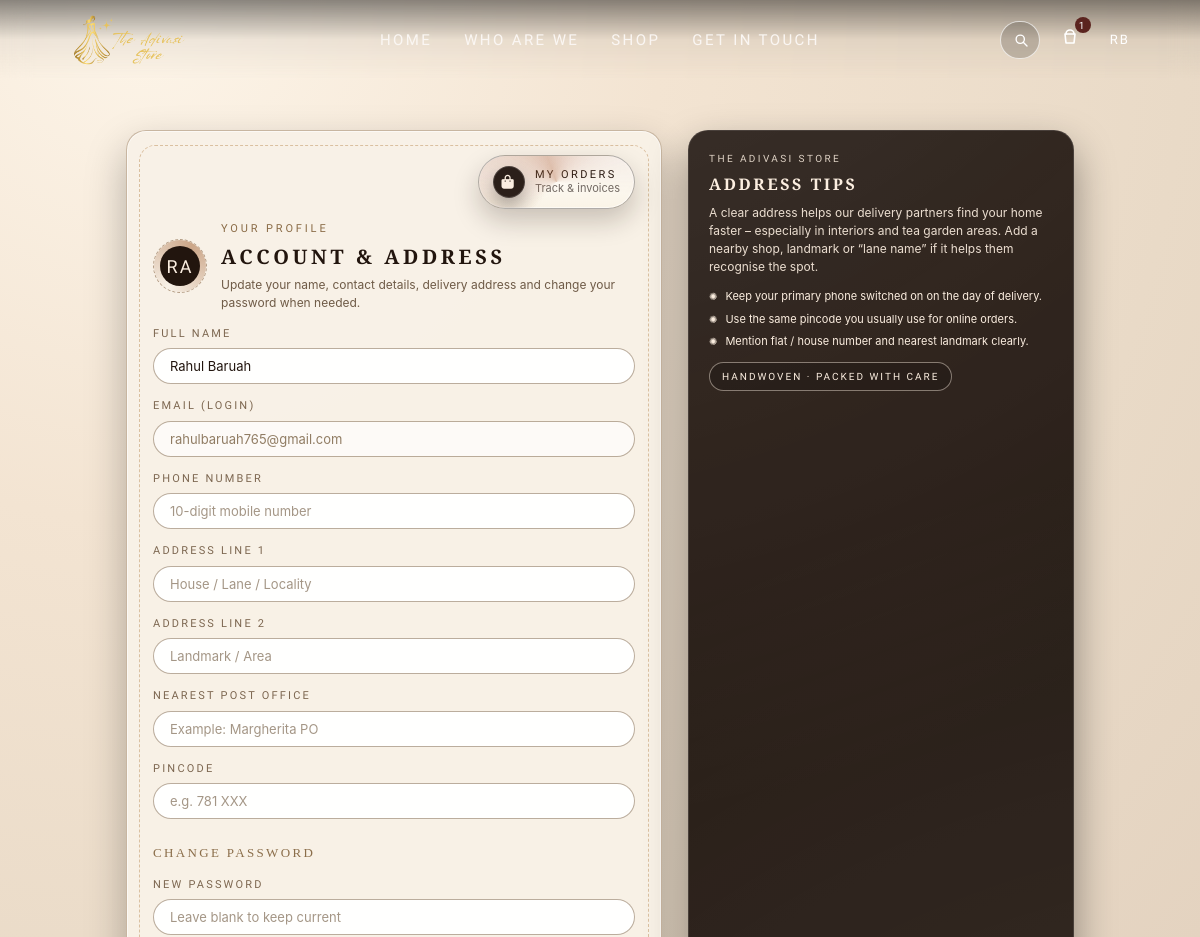
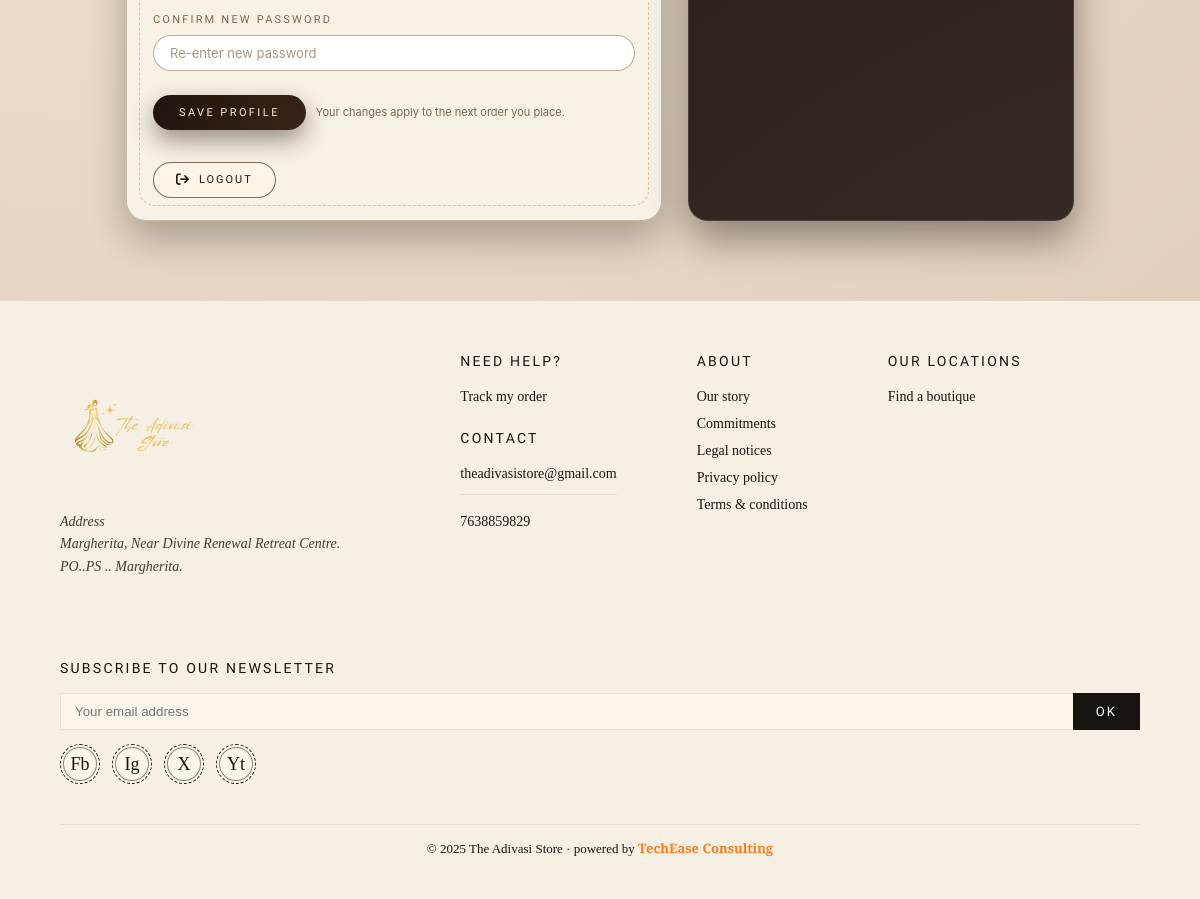
The page /profile (signed in) on the database its author committed (2 pictures, top to bottom).
### app.py (models this page shows, shortened)
class User(UserMixin, db.Model):
    id = db.Column(db.Integer, primary_key=True)
    email = db.Column(db.String(150), unique=True, nullable=False)
    name = db.Column(db.String(150))
    password_hash = db.Column(db.String(255), nullable=False)
    is_admin = db.Column(db.Boolean, default=False)
    phone = db.Column(db.String(30))
    nearest_post_office = db.Column(db.String(150))
    pincode = db.Column(db.String(20))
    address_line1 = db.Column(db.String(255))
    address_line2 = db.Column(db.String(255))
    created_at = db.Column(db.DateTime, default=datetime.utcnow)
    @property
    def initials(self):
        if self.name:
            parts = self.name.strip().split()
            if len(parts) == 1:
                return parts[0][:2].upper()
            return (parts[0][0] + parts[-1][0]).upper()
        return (self.email[:2] if self.email else "GU").upper()

### app.py (the view, shortened to what this page needs)
@app.route("/profile", methods=["GET", "POST"])
@login_required
def profile():
    if current_user.is_admin:
        return redirect(url_for("admin_profile"))
    return render_template("profile.html")

### app.py (called while the page is built)
@login_manager.user_loader
def load_user(user_id):
    return User.query.get(int(user_id))

@app.context_processor
def inject_cart_info():
    cart_count = 0
    if current_user.is_authenticated and not getattr(current_user, "is_admin", False):
        cart_count = (
            db.session.query(db.func.coalesce(db.func.sum(CartItem.quantity), 0))
            .filter_by(user_id=current_user.id)
            .scalar()
            or 0
        )
    cart_just_added = session.pop("cart_just_added", False)
    return dict(
        cart_count=int(cart_count),
        cart_just_added=bool(cart_just_added),
    )

### templates/profile.html (shortened to what this page needs)
{% extends "base.html" %}
{% block content %}
<main>
  <section class="section profile-page">
    <div class="profile-shell">
      <div class="profile-card">
        <div class="profile-top-actions">
          <a href="{{ url_for('my_orders') }}" class="profile-orders-btn" aria-label="My Orders">
            <span class="profile-orders-ico" aria-hidden="true">
              <i class="fa-solid fa-bag-shopping"></i>
            </span>
            <span class="profile-orders-pill">
              <span class="t1">My Orders</span>
              <span class="t2">Track & invoices</span>
            </span>
          </a>
        </div>
        <div class="profile-header">
          <div class="profile-avatar-ring">
            <div class="profile-avatar-initials">
              {{ (current_user.name or current_user.email or 'A')[:2].upper() }}
            </div>
          </div>
          <div class="profile-header-text">
            <div class="profile-kicker">Your Profile</div>
            <h1 class="profile-title">Account & Address</h1>
            <p class="profile-sub">
              Update your name, contact details, delivery address and change your password when needed.
            </p>
          </div>
        </div>
        <form method="POST" class="profile-form">
          <div class="profile-group">
            <label class="profile-label" for="name">Full name</label>
            <div class="profile-input-wrap">
              <input
                id="name"
                type="text"
                name="name"
                class="profile-input"
                placeholder="Your full name"
                value="{{ current_user.name or '' }}"
                required
              >
            </div>
          </div>
          <div class="profile-group">
            <label class="profile-label" for="email">Email (login)</label>
            <div class="profile-input-wrap">
              <input
                id="email"
                type="email"
                class="profile-input"
                value="{{ current_user.email }}"
                disabled
              >
            </div>
          </div>
          <div class="profile-group">
            <label class="profile-label" for="phone">Phone number</label>
            <div class="profile-input-wrap">
              <input
                id="phone"
                type="text"
                name="phone"
                class="profile-input"
                placeholder="10-digit mobile number"
                value="{{ current_user.phone or '' }}"
              >
            </div>
          </div>
          <div class="profile-group">
            <label class="profile-label" for="address_line1">Address line 1</label>
            <div class="profile-input-wrap">
              <input
                id="address_line1"
                type="text"
                name="address_line1"
                class="profile-input"
                placeholder="House / Lane / Locality"
                value="{{ current_user.address_line1 or '' }}"
              >
            </div>
          </div>
          <div class="profile-group">
            <label class="profile-label" for="address_line2">Address line 2</label>
            <div class="profile-input-wrap">
              <input
                id="address_line2"
                type="text"
                name="address_line2"
                class="profile-input"
                placeholder="Landmark / Area"
                value="{{ current_user.address_line2 or '' }}"
              >
            </div>
          </div>
          <div class="profile-group">
            <label class="profile-label" for="nearest_post_office">Nearest Post Office</label>
            <div class="profile-input-wrap">
              <input
                id="nearest_post_office"
                type="text"
                name="nearest_post_office"
                class="profile-input"
                placeholder="Example: Margherita PO"
                value="{{ current_user.nearest_post_office or '' }}"
              >
            </div>
          </div>
          <div class="profile-group">
            <label class="profile-label" for="pincode">Pincode</label>
            <div class="profile-input-wrap">
              <input
                id="pincode"
                type="text"
                name="pincode"
                class="profile-input"
                placeholder="e.g. 781 XXX"
                value="{{ current_user.pincode or '' }}"
              >
            </div>
          </div>
          <div class="profile-section-title">Change password</div>
          <div class="profile-group">
            <label class="profile-label" for="new_password">New password</label>
            <div class="profile-input-wrap">
              <input
                id="new_password"
                type="password"
                name="new_password"
                class="profile-input"
                placeholder="Leave blank to keep current"
              >
            </div>
          </div>
          <div class="profile-group">
            <label class="profile-label" for="confirm_password">Confirm new password</label>
            <div class="profile-input-wrap">
              <input
                id="confirm_password"
                type="password"
                name="confirm_password"
                class="profile-input"
                placeholder="Re-enter new password"
              >
            </div>
          </div>
          <div class="profile-submit-row">
            <button type="submit" class="profile-save-btn">
              Save profile
            </button>
            <span class="profile-hint">
              Your changes apply to the next order you place.
            </span>
          </div>
          <div class="profile-logout-wrap">
            <a href="{{ url_for('logout') }}" class="profile-logout">
              <i class="fa-solid fa-arrow-right-from-bracket"></i>
              Logout
            </a>
          </div>
        </form>
      </div>
      <aside class="profile-side-card">
        <div class="profile-side-inner">
          <div class="profile-side-kicker">The Adivasi Store</div>
          <h2 class="profile-side-title">Address tips</h2>
          <p class="profile-side-text">
            A clear address helps our delivery partners find your home faster – especially in interiors and tea
            garden areas. Add a nearby shop, landmark or “lane name” if it helps them recognise the spot.
          </p>
          <ul class="profile-side-list">
            <li>Keep your primary phone switched on on the day of delivery.</li>
            <li>Use the same pincode you usually use for online orders.</li>
            <li>Mention flat / house number and nearest landmark clearly.</li>
          </ul>
          <span class="profile-side-tag">
            <span>Handwoven · Packed with care</span>
          </span>
        </div>
      </aside>
    </div>
  </section>
</main>
{% endblock %}

### templates/base.html (shortened to what this page needs)
<!DOCTYPE html>
<html lang="en">
<head>
  <link rel="stylesheet"
        href="https://cdnjs.cloudflare.com/ajax/libs/font-awesome/6.5.1/css/all.min.css"
 />
</head>
<body>
  <header class="site-header" id="site-header">
    <div class="site-logo">
      <a href="{{ url_for('home') }}" aria-label="Go to Home">
        <img src="{{ url_for('static', filename='images/logo22.png') }}" alt="Brand Logo">
      </a>
    </div>
    <nav class="nav-main" aria-label="Main navigation">
      <ul class="nav-links">
        <li><a href="/home">Home</a></li>
        <li><a href="/about">WHO ARE WE</a></li>
        <li><a href="/shop">Shop</a></li>
        <li><a href="/contact">Get In Touch</a></li>
      </ul>
    </nav>
    <div class="nav-actions">
      <div class="nav-search" id="nav-search">
        <button class="search-icon" id="search-button" aria-label="Search">
          <svg viewBox="0 0 24 24" aria-hidden="true">
            <circle cx="11" cy="11" r="5.5"></circle>
            <line x1="15" y1="15" x2="20" y2="20"></line>
          </svg>
        </button>
      </div>
      <div class="nav-cart" title="Cart" data-count="{{ cart_count }}">
        <svg viewBox="0 0 24 24" aria-hidden="true">
          <path d="M8 9c0-2.2 1.8-4 4-4s4 1.8 4 4"></path>
          <path d="M7 9h10l-1 9H8L7 9z"></path>
        </svg>
      </div>
      <div class="nav-login">
        {% if current_user.is_authenticated %}
          <a href="{{ url_for('profile') }}">
            <span>{{ current_user.initials }}</span>
          </a>
        {% else %}
          <a href="{{ url_for('login') }}">
            <span>Login</span>
          </a>
        {% endif %}
      </div>
    </div>
  </header>
  {% block content %}{% endblock %}
  <footer class="site-footer">
    <div class="footer-top">
      <div class="footer-logo">
        <a href="{{ url_for('home') }}" aria-label="Go to Home">
          <img src="{{ url_for('static', filename='images/logo22.png') }}" alt="Brand Footer Logo">
        </a>
        <div class="footer-address">
          <em>
            Address<br>
            Margherita, Near Divine Renewal Retreat Centre.<br>
            PO..PS .. Margherita.
          </em>
        </div>
      </div>
      <div class="footer-column">
        <div class="footer-column-title">Need Help?</div>
        <ul>
          <li><a href="{{ url_for('my_orders') }}">Track my order</a></li>
        </ul>
        <br>
        <div class="footer-column-title">Contact</div>
        <ul>
          <li><a href="mailto:theadivasistore@gmail.com">theadivasistore@gmail.com</a></li>
        </ul>
        <ul class="footer-contact-extra">
          <li><a href="tel:7638859829">7638859829</a></li>
        </ul>
      </div>
      <div class="footer-column">
        <div class="footer-column-title">About</div>
        <ul>
          <li><a href="#">Our story</a></li>
          <li><a href="#">Commitments</a></li>
          <li><a href="#">Legal notices</a></li>
          <li><a href="#">Privacy policy</a></li>
          <li><a href="#">Terms &amp; conditions</a></li>
        </ul>
      </div>
      <div class="footer-column">
        <div class="footer-column-title">Our Locations</div>
        <ul>
          <li><a href="#">Find a boutique</a></li>
        </ul>
      </div>
      <div class="footer-newsletter">
        <div class="footer-column-title">Subscribe to our Newsletter</div>
        <div class="footer-newsletter-input">
          <input type="email" placeholder="Your email address">
          <button type="button">OK</button>
        </div>
        <div class="footer-socials">
          <a href="#" class="social-badge">Fb</a>
          <a href="#" class="social-badge">Ig</a>
          <a href="#" class="social-badge">X</a>
          <a href="#" class="social-badge">Yt</a>
        </div>
      </div>
    </div>
    <div class="footer-bottom">
      <span>
  &copy; 2025 The Adivasi Store · powered by
  <a href="https://techeaseconsulting.com/"
     target="_blank"
     rel="noopener noreferrer"
     class="funky-link">
    TechEase Consulting
  </a>
</span>
    </div>
  </footer>
</body>
</html>

### rows shown on the page
User: initials "RB", name "RA", name "Rahul Baruah", email "rahulbaruah765@gmail.com"
